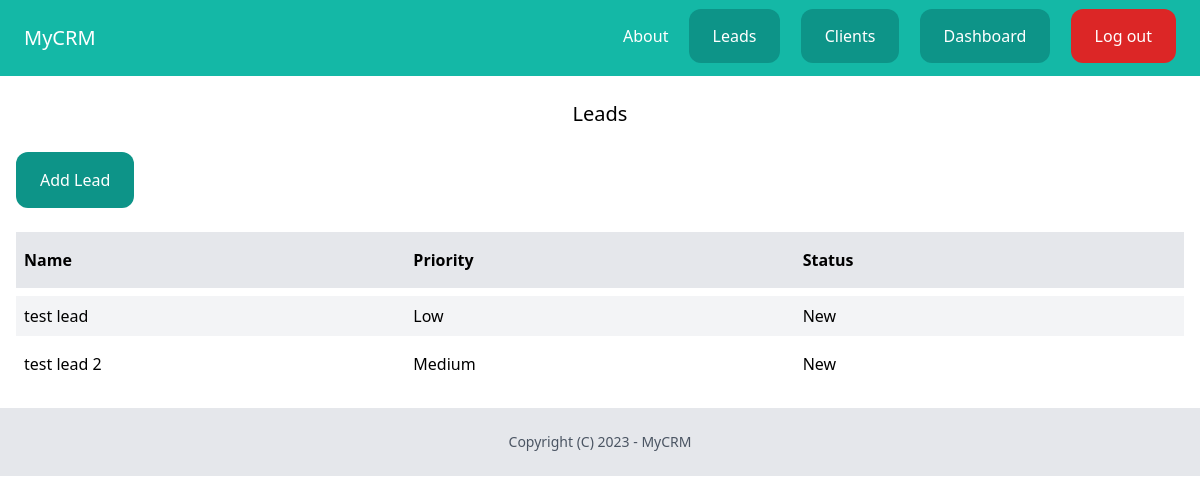
Before: /dashboard/lead/ (signed in) with the older database file.
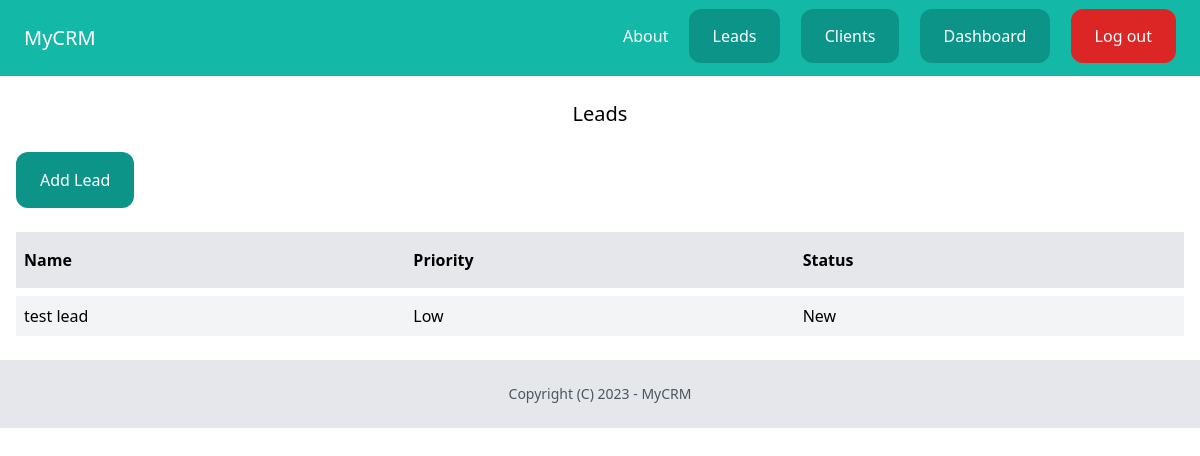
After: the same page with the newer database file.
### lead/models.py (models this page shows, shortened)
class Lead(models.Model):
    LOW = 'low'
    MEDIUM = 'medium'
    HIGH = 'high'
    CHOICES_PRIORITY = (
        ('LOW', 'Low'),
        ('MEDIUM', 'Medium'),
        ('HIGH', 'High'),
    )
    NEW = 'new'
    CONTACTED = 'contacted'
    WON = 'won'
    LOST = 'lost'
    CHOICES_STATUS = (
        ('NEW', 'New'),
        ('CONTACTED', 'Contacted'),
        ('WON', 'Won'),
        ('LOST', 'Lost'),
    )
    name = models.CharField(max_length=150)
    email = models.EmailField()
    description = models.TextField(null=True, blank=True)
    priority = models.CharField(max_length=10, choices=CHOICES_PRIORITY, default=MEDIUM)
    status = models.CharField(max_length=10, choices=CHOICES_STATUS, default=NEW)
    created_by = models.ForeignKey(User, related_name='lead', on_delete=models.CASCADE)
    created_at = models.DateTimeField(auto_now_add=True)
    modified_at = models.DateTimeField(auto_now=True)
    became_client = models.BooleanField(default=False)

### lead/views.py (the view)
# urls.py: path('', views.leads_list, name='leads_list'),
@login_required
def leads_list(request):
    leads = Lead.objects.filter(created_by=request.user, became_client=False)
    return render(request, 'lead/leads_list.html', {'leads':leads})

### templates/lead/leads_list.html (shortened to what this page needs)
{% extends "base.html" %}
{% block content %}
    <div class="py-6 px-4">
        <h1 class="mb-6 text-xl text-center"> Leads </h1>
        <a href="{% url 'add_lead' %}" class=" inline-block py-4 px-6 bg-teal-600 rounded-xl text-white">Add Lead</a>
        {% if leads  %}
            <div class="mt-6 flex justify-between">
                <p class="py-4 px-2 bg-gray-200 w-full font-semibold">Name</p>
                <p class="py-4 px-2 bg-gray-200 w-full font-semibold">Priority</p>
                <p class="py-4 px-2 bg-gray-200 w-full font-semibold">Status</p>
            </div>
            {% for lead in leads %}
                <div class="mt-2 flex justify-between">
                    <p class="py-2 px-2 w-full {% cycle 'bg-gray-100' '' %}">
                        <a href=" {% url 'lead_detail' lead.pk %} ">{{lead.name}}</a>
                    </p>
                    <p class="py-2 px-2 w-full {% cycle 'bg-gray-100' '' %}">{{lead.get_priority_display}}</p>
                    <p class="py-2 px-2 w-full {% cycle 'bg-gray-100' '' %}">{{lead.get_status_display}}</p>
                </div>
            {% endfor %}
        {% else %}
                <p class="px-2 px-2">There is no lead in the database.</p>
        {% endif %}
    </div>
{% endblock content %}

Changed rows visible on the page:
no longer on this page (row edited): Lead: name "test lead 2", priority "Medium", status "New"
